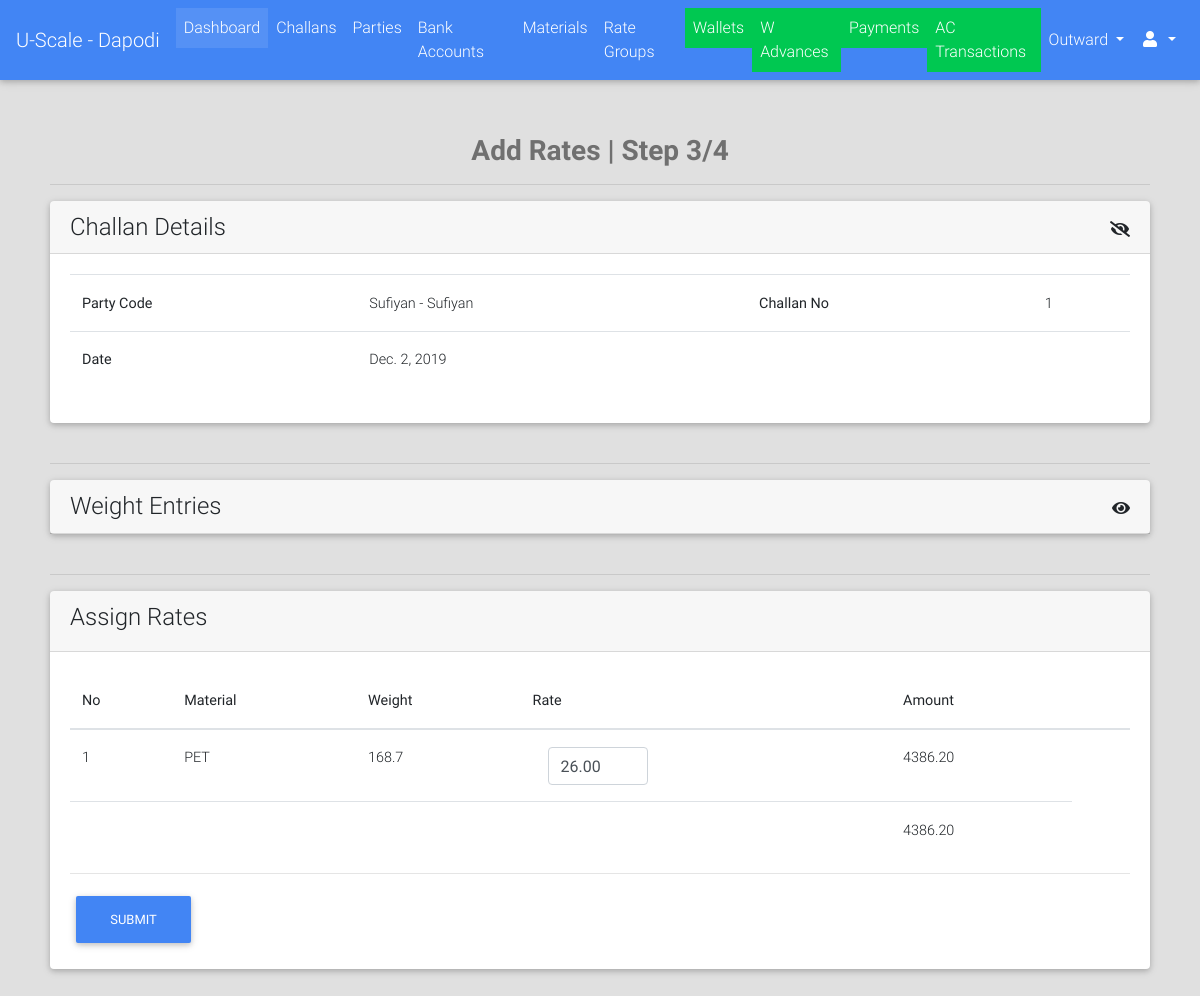
/challans/assign/rates/1/ (signed in), run on the app's committed database.
### challans/models.py (models this page shows, shortened)
class Challan(models.Model):
    STATUS_CHOICES = (("PN", "Pending"), ("DN", "Done"))
    created_by = models.ForeignKey(User, on_delete=models.PROTECT)
    party = models.ForeignKey("parties.Party", on_delete=models.CASCADE)
    challan_no = models.PositiveIntegerField(unique=True
                                             )
    vehicle_details = models.CharField(max_length=128, blank=True, null=True)
    weights_amount = models.DecimalField(max_digits=9, decimal_places=2, default=decimal.Decimal(0.00))
    extra_charges = models.DecimalField(verbose_name="Kata Charges", max_digits=9, decimal_places=2,
                                        default=decimal.Decimal(0.00), validators=[MinValueValidator(limit_value=0), MaxValueValidator(limit_value=100)])
    round_amount = models.DecimalField(max_digits=4, decimal_places=2, default=decimal.Decimal(0.00), validators=[MinValueValidator(limit_value=-10), MaxValueValidator(limit_value=10)])
    total_amount = models.DecimalField(max_digits=9, decimal_places=2, default=decimal.Decimal(0.00), validators=[MinValueValidator(limit_value=0)])
    image = models.ImageField(upload_to="payments/", blank=True, null=True)
    extra_info = models.TextField(blank=True)
    created_on = models.DateField(verbose_name="Challan Date")
    updated_on = models.DateTimeField(auto_now=True)
    is_entries_done = models.BooleanField(default=False)
    is_reports_done = models.BooleanField(default=False)
    is_rates_assigned = models.BooleanField(default=False)
    is_payed = models.BooleanField(default=False)
    status = models.CharField(max_length=2, choices=STATUS_CHOICES, default="PN")

class Weight(models.Model):
    STATUS_CHOICES = (("PN", "Pending"), ("DN", "Done"))
    challan = models.ForeignKey("Challan", on_delete=models.CASCADE)
    material = models.ForeignKey("materials.Material", on_delete=models.CASCADE)
    total_weight = models.FloatField(validators=[MinValueValidator(0.00)], default=0.00)
    rate_per_unit = models.DecimalField(max_digits=5, decimal_places=2, null=True, blank=True)
    amount = models.DecimalField(max_digits=9, decimal_places=2, default=0.00)
    stock_weight = models.FloatField(validators=[MinValueValidator(0.00)], default=0.00)
    status = models.CharField(max_length=2, choices=STATUS_CHOICES, default="PN")
    class Meta:
        unique_together = ("challan", "material")

### parties/models.py (models this page shows, shortened)
class Party(models.Model):
    RATE_TYPE_CHOICES = (("GR", "Group Rate"), ("IR", "Individual Rate"))
    rate_type = models.CharField(max_length=2, choices=RATE_TYPE_CHOICES)
    rate_group = models.ForeignKey("rates.RateGroup", on_delete=models.PROTECT, blank=True, null=True)
    name = models.CharField(max_length=128)
    party_code = models.CharField(max_length=32, blank=True)
    address = models.TextField(blank=True)
    phone = models.CharField(max_length=13)
    whatsapp = models.CharField(max_length=13, blank=True)
    email = models.EmailField(blank=True, null=True)
    extra_info = models.TextField(blank=True)
    is_wallet_party = models.BooleanField(default=False)
    is_active = models.BooleanField(default=True)
    @property
    def get_display_text(self):
        return self.name
    class Meta:
        verbose_name = "Party"
        verbose_name_plural = "Parties"

### materials/models.py (models this page shows, shortened)
class Material(models.Model):
    name = models.CharField(max_length=64)
    attribute = models.CharField(max_length=6, blank=True)
    material_code = models.CharField(max_length=12)
    extra_info = models.TextField(blank=True)
    has_report = models.BooleanField(default=False)
    merge_material = models.ForeignKey("self", related_name="merge_materials", on_delete=models.SET_NULL, blank=True, null=True)
    up_rate = models.FloatField(default=1.0, validators=[MinValueValidator(limit_value=0.1)])
    default_rate = models.FloatField(default=1.0, validators=[MinValueValidator(limit_value=0.1)])
    down_rate = models.FloatField(default=1.0, validators=[MinValueValidator(limit_value=0.1)])
    is_active = models.BooleanField(default=True)
    def __str__(self):
        return self.name
    @property
    def get_display_text(self):
        return self.name

### challans/views.py (the view, shortened to what this page needs)
# urls.py: url(r'^assign/rates/(?P<challan_no>[0-9a-zA-Z-]+)/$', views.assign_rates, name="assign_rates"),
@login_required
def assign_rates(request, challan_no):
    challan = get_object_or_404(Challan, challan_no=challan_no, is_entries_done=True)
    if challan.is_rates_assigned:
        return redirect(challan.get_payment_add_url)
    WeightFormSet = inlineformset_factory(Challan, Weight, form=WeightForm, extra=0, can_delete=False)
    formset = WeightFormSet(instance=challan)
    context = {"challan": challan, "formset": formset}
    return render(request, "challans/assign_rates.html", context)

### portal/templatetags/constant_tags.py (called while the page is built)
@register.simple_tag
def get_branch_name():
    return settings.BRANCH_NAME

### portal/templates/challans/assign_rates.html (shortened to what this page needs)
{% extends "portal/base.html" %}
{% load crispy_forms_tags %}
{% block content %}
    <div class="container" style="padding: 50px 20px">
       <div class="heading" id="heading">
            <h3 class="text-black-50 font-weight-bold text-center">Add Rates | Step 3/4</h3>
            <hr>
        </div>
        <div class="card">
            <div class="card-header">
                <div class="row">
                    <div class="col-lg-6">
                        <h4 class="float-left m-auto">Challan Details</h4>
                    </div>
                    <div class="col-lg-6">
                        <i class="fa fa-eye-slash mt-2 float-right" id="challan_details_toggle"></i>
                    </div>
                </div>
            </div>
            <div class="card-body" id="challanDetails">
                <table class="table">
                    <tbody>
                        <tr>
                            <th>Party Code</th>
                            <td>{{ challan.party.name }} - {{ challan.party.get_display_text }}</td>
                            <th>Challan No</th>
                            <td>{{ challan.challan_no }}</td>
                        </tr>
                        <tr>
                            <th>Date</th>
                            <td colspan="3">{{ challan.created_on }}</td>
                        </tr>
                    </tbody>
                </table>
            </div>
        </div>
        <br><hr>
        {% if challan.weight_set.exists %}
            <div>
                <div class="card">
                    <div class="card-header">
                        <div class="row">
                            <div class="col-lg-6">
                                <h4 class="float-left m-auto">Weight Entries</h4>
                            </div>
                            <div class="col-lg-6">
                                <i class="fa fa-eye mt-2 float-right" id="entries_toggle"></i>
                            </div>
                        </div>
                    </div>
                </div>
            <br>
            <hr>
            </div>
        {% endif %}
    {% if formset %}
        <div class="">
            <div class="card">
                <div class="card-header">
                    <h4>Assign Rates</h4>
                </div>
                <div class="card-body">
                    <div class="tempForm">
                        <table class="table">
                            <thead>
                                <th>No</th>
                                <th>Material</th>
                                <th>Weight</th>
                                <th>Rate</th>
                                <th>Amount</th>
                                <th></th>
                            </thead>
                            {% for form in formset %}
                                <tr>
                                    <td>{{ forloop.counter }}</td>
                                    <td>{{ form.instance.material }}</td>
                                    <td class="tempWeight" id="tempWeight_{{ forloop.counter }}">{{ form.instance.total_weight }}</td>
                                    <td>
                                        <div class="col-lg-3">
                                            <input required style="width: 100px" is_focused="false" min="{{ form.instance.material.down_rate }}" max="{{ form.instance.material.up_rate }}" onfocus="makeFocused(this);" type="number" step="0.1" value="{{ form.rate_per_unit.initial }}" formset_order="{{ forloop.counter }}" target_id="{{ form.rate_per_unit.auto_id }}" class="tempInput form-control">
                                        </div>
                                    </td>
                                    <td class="tempAmount" id="tempAmount_{{ forloop.counter }}">{{ form.instance.amount }}</td>
                                </tr>
                            {% endfor %}
                            <tr>
                                <td></td>
                                <td></td>
                                <td></td>
                                <td></td>
                                <td><span id="temp_total_amount">0</span></td>
                            </tr>
                        </table>
                        <hr>
                        <button class="btn btn-primary" id="formsetSubmitBtn">Submit</button>
                    </div>
                </div>
            </div>
        </div>
    {% endif %}
{% endblock %}

### data on the page
Challan: party.name "Sufiyan", party.get_display_text "Sufiyan", challan_no "1", created_on "Dec. 2, 2019"
Weight: instance.material "PET", instance.total_weight "168.7", rate_per_unit.initial "26.00", instance.amount "4386.20"
